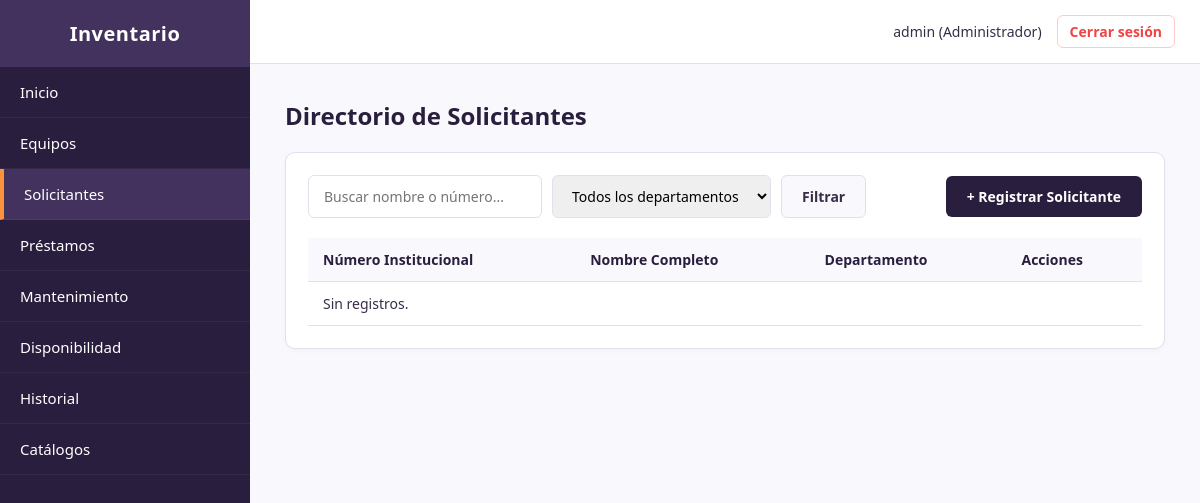
Before: /pages/solicitantes/solicitantes.php (signed in) with the older database file.
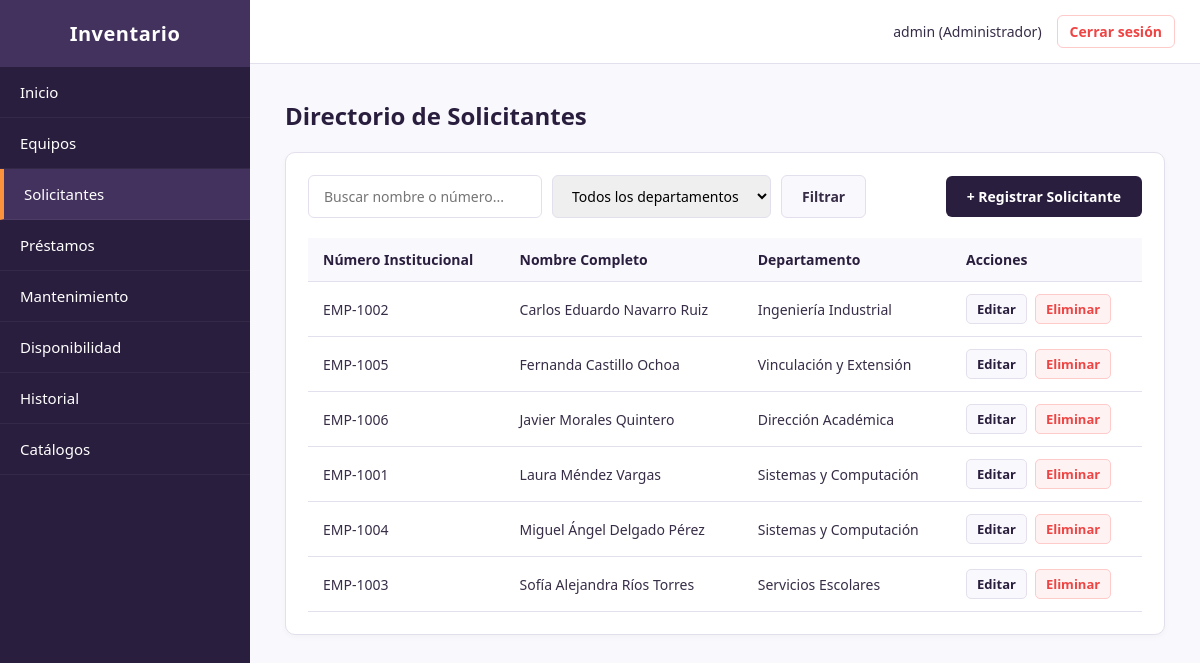
After: the same page with the newer database file.
### tables this page shows
CREATE TABLE IF NOT EXISTS solicitantes (
    id_solicitante INT AUTO_INCREMENT PRIMARY KEY,
    numero_institucional VARCHAR(50) UNIQUE NOT NULL,
    nombre VARCHAR(150) NOT NULL,
    id_departamento INT NOT NULL,
    FOREIGN KEY (id_departamento) REFERENCES departamentos(id_departamento) ON DELETE RESTRICT ON UPDATE CASCADE
);

CREATE TABLE IF NOT EXISTS departamentos (
    id_departamento INT AUTO_INCREMENT PRIMARY KEY,
    nombre VARCHAR(100) UNIQUE NOT NULL
);

### includes/auth.php (called while the page is built, shortened)
<?php
function esAdmin() {
    return ($_SESSION['rol'] ?? '') === 'Administrador';
}

### pages/solicitantes/solicitantes.php (the view, shortened to what this page needs)
<?php
$base = '../../';
require_once $base . 'includes/auth.php';
require_once $base . 'includes/conexion.php';
$buscar = trim($_GET['buscar'] ?? '');
$sql = 'SELECT s.id_solicitante, s.numero_institucional, s.nombre, d.nombre AS departamento
        FROM solicitantes s
        INNER JOIN departamentos d ON s.id_departamento = d.id_departamento
        WHERE 1=1';
$params = [];
$sql .= ' ORDER BY s.nombre';
$stmt = $pdo->prepare($sql);
$stmt->execute($params);
$solicitantes = $stmt->fetchAll();
require $base . 'includes/header.php';
?>
            <h1>Directorio de Solicitantes</h1>
            <div class="panel">
                <div class="toolbar">
                    <form action="solicitantes.php" method="GET" class="filters">
                        <input type="text" name="buscar" placeholder="Buscar nombre o número..." class="input-search" value="<?= htmlspecialchars($buscar) ?>">
                        <select name="id_departamento" class="select-filter">
                            <option value="">Todos los departamentos</option>
                        </select>
                        <button type="submit" class="btn-secondary">Filtrar</button>
                    </form>
                    <?php if (esAdmin()): ?>
                        <a href="registrar.php" class="btn-primary btn-add">+ Registrar Solicitante</a>
                    <?php endif; ?>
                </div>
                <div class="table-container">
                    <table class="data-table">
                        <thead>
                            <tr>
                                <th>Número Institucional</th>
                                <th>Nombre Completo</th>
                                <th>Departamento</th>
                                <?php if (esAdmin()): ?>
                                    <th>Acciones</th>
                                <?php endif; ?>
                            </tr>
                        </thead>
                        <tbody>
                            <?php if (empty($solicitantes)): ?>
                                <tr><td colspan="<?= esAdmin() ? 4 : 3 ?>">Sin registros.</td></tr>
                            <?php else: ?>
                                <?php foreach ($solicitantes as $fila): ?>
                                    <tr>
                                        <td><?= htmlspecialchars($fila['numero_institucional']) ?></td>
                                        <td><?= htmlspecialchars($fila['nombre']) ?></td>
                                        <td><?= htmlspecialchars($fila['departamento']) ?></td>
                                        <?php if (esAdmin()): ?>
                                            <td>
                                                <div class="table-actions">
                                                    <a href="registrar.php?id=<?= $fila['id_solicitante'] ?>" class="action-link">Editar</a>
                                                    <form action="solicitantes.php" method="POST" onsubmit="return confirm('¿Eliminar este solicitante?');">
                                                        <button type="submit" class="action-link danger">Eliminar</button>
                                                    </form>
                                                </div>
                                            </td>
                                        <?php endif; ?>
                                    </tr>
                                <?php endforeach; ?>
                            <?php endif; ?>
                        </tbody>
                    </table>
                </div>
            </div>
<?php
require $base . 'includes/footer.php';
?>

Changed rows visible on the page:
added solicitantes: numero_institucional "EMP-1002", nombre "Carlos Eduardo Navarro Ruiz", id_departamento.nombre "Ingeniería Industrial"
added solicitantes: numero_institucional "EMP-1005", nombre "Fernanda Castillo Ochoa", id_departamento.nombre "Vinculación y Extensión"
added solicitantes: numero_institucional "EMP-1006", nombre "Javier Morales Quintero", id_departamento.nombre "Dirección Académica"
added solicitantes: numero_institucional "EMP-1001", nombre "Laura Méndez Vargas", id_departamento.nombre "Sistemas y Computación"
added solicitantes: numero_institucional "EMP-1004", nombre "Miguel Ángel Delgado Pérez", id_departamento.nombre "Sistemas y Computación"
added solicitantes: numero_institucional "EMP-1003", nombre "Sofía Alejandra Ríos Torres", id_departamento.nombre "Servicios Escolares"
Other visible differences:
text no longer shown: "Sin registros."
